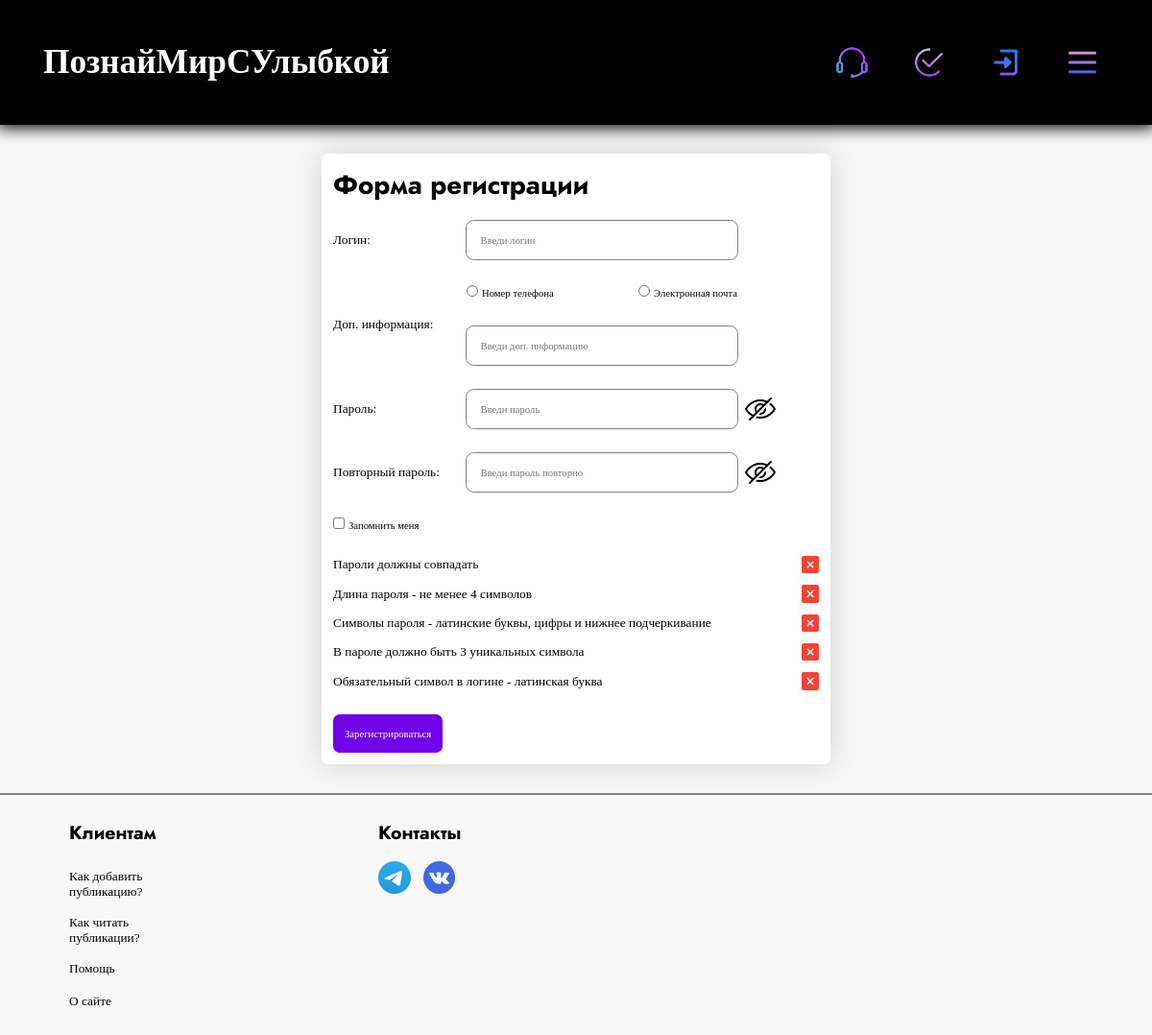
/reg, run on the app's committed database.
### tables this page shows
CREATE TABLE menu (
            text VARCHAR(80) NOT NULL,
            url VARCHAR(80) NOT NULL,
            img_url VARCHAR(80) NOT NULL,
            class VARCHAR(80) NOT NULL
            );

CREATE TABLE menu_password (
                text VARCHAR(140) NOT NULL
                );

### app.py (the view, shortened to what this page needs)
@app.route('/reg', methods=['POST', 'GET'])
def reg():
    if current_user.is_authenticated:
        return redirect(url_for('profile',
                                name=current_user.get_name()))
    def change_menu_pass():
        nonlocal check_verify_pass, menu_password
        for i in range(len(menu_password)):
            menu_password[i][1] = check_verify_pass[i]
    form = RegistrationForm()
    title = 'Авторизация пользователя'
    check_verify_pass = [True] * 5
    menu_password = db.get_menu_password()
    for i in range(len(menu_password)):
        print(menu_password, i)
        menu_password[i] = [menu_password[i], check_verify_pass[i]]
    return render_template('reg.html',
                           links_header=db.get_info_menu_right(current_user),
                           form=form,
                           title=title,
                           links_header_text=db.get_info_menu_left(),
                           menu_password=menu_password,
                           check_ver_pass=check_verify_pass)

### forms.py
class RegistrationForm(FlaskForm):
    list_info = ['Номер телефона', 'Электронная почта']
    name = StringField('name', validators=[DataRequired(), length(min=2, max=20)])
    info = StringField('info', validators=[DataRequired()])
    password1 = PasswordField('password1', validators=[DataRequired(), Length(min=4, max=30)])
    password2 = PasswordField('password2', validators=[DataRequired(), Length(min=4, max=30)])
    radio = RadioField('radio', choices=[(info, info) for info in list_info], validators=[DataRequired()])
    checkbox = CheckboxField('Label', choices=[(False, 'Запомнить меня')])
    date = dt.datetime.now()
    submit = SubmitField('Зарегистрироваться')

### database.py (called while the page is built)
    def get_info_menu_right(self, current_user):
        if current_user.is_authenticated:
            self.cursor.execute('SELECT * FROM menu_logged')
            res = self.cursor.fetchall()
            return res
        self.cursor.execute('SELECT * FROM menu')
        res = self.cursor.fetchall()
        return res

    def get_info_menu_left(self):
        self.cursor.execute('SELECT * FROM menu_text')
        res = self.cursor.fetchall()
        return res

    def get_menu_password(self):
        self.cursor.execute('SELECT * FROM menu_password')
        return self.cursor.fetchall()

### templates/reg.html (shortened to what this page needs)
{% extends 'index.html' %}
{% block content %}
<div class = 'div_for_form'>
  <form action = '/reg' method="post" class = 'form_reg'>
      <h2>
          Форма регистрации
      </h2>
      <div class = 'line_in_form with_hr'>
          <p> Логин: </p>
          {{form.name(placeholder = 'Введи логин', class = 'input_field name')}}
      </div>
      <div class = 'line_in_form with_hr'>
          <p> Доп. информация: </p>
          <div class = 'block_radio_reg'>
              <div class = 'radio_reg'>
                  {{form.radio()}}
              </div>
              {{form.info(placeholder = 'Введи доп. информацию', class = 'input_field info', type = 'tel', autocomplete = 'tel', inputmode="tel")}}
          </div>
      </div>
      <div class = 'line_in_form with_hr'>
          <p> Пароль: </p>
          <div class = 'input_field_password'>
              {{form.password1(placeholder = 'Введи пароль', class = 'input_field password')}}
              <img src = '{{url_for("static", filename="images/eye_close.png")}}' class = 'see_password'>
          </div>
      </div>
      <div class = 'line_in_form'>
          <p> Повторный пароль: </p>
          <div class = 'input_field_password_full'>
              <div class = 'input_field_password'>
                  {{form.password2(placeholder = 'Введи пароль повторно', class = 'input_field password')}}
                  <img src = '{{url_for("static", filename="images/eye_close.png")}}' class = 'see_password'>
              </div>
          </div>
      </div>
      {{form.checkbox(onclick = 'remember()', class = 'remember_checkbox')}}
      <ul class = 'menu_password_div'>
        {% for text in menu_password %}
        <li class = 'line_menu_password_div'>
          <p class = 'line_menu_password_text'> {{text[0].text}} </p>
          {% if not text[1] %}
          <img src = '{{url_for("static", filename="images/correct.png")}}' class = 'img_menu_password'>
          {% else %}
          <img src = '{{url_for("static", filename="images/wrong.png")}}' class = 'img_menu_password'>
          {% endif %}
        </li>
        {% endfor %}
      </ul>
      <div class = 'block_submit'>
          {{form.submit(class = 'submit hover_submit')}}
      </div>
  </form>
</div>
{% endblock %}

### templates/index.html (shortened to what this page needs)
<!DOCTYPE html>
<html lang="en">
<head>
    <link rel = 'stylesheet' href = '{{url_for("static", filename="css/style.css")}}'>
</head>
{% block body %}
<body style = 'background: #f8f8f8'>
  <div class = 'dark_screen'>
{% endblock %}
    <div class = 'header'>
        {% if current_user.is_authenticated %}
        <a href = '/profile/{{current_user.get_name()}}'>
        {% else %}
        <a href = '/'>
        {% endif %}
          <h1> ПознайМирСУлыбкой </h1>
        </a>
        {% block links_header %}
            {% for link in links_header %}
            <a class = 'block_link_header {{link["class"]}}' href = '{{link["url"]}}'>
                <img src = '{{link["img_url"]}}' class = 'img_link_header'>
            </a>
            {% endfor %}
        {% endblock %}
        <div class = 'menu_links_header_div'>
          <button class = 'menu_links_header_btn' onclick = 'open_menu_links_header()'>
            <img src = '{{url_for("static", filename="images/menu_iconic.png")}}' class = 'menu_links_header_img'>
          </button>
        </div>
    </div>
    {% block content %}{% endblock %}
    {% block footer %}
    <footer>
      <div class = 'content_footer'>
        <div class = 'clients_div'>
          <h3 style = 'margin-left: 8px'> Клиентам </h3>
          <div class = 'links_clients_div'>
            <div class = 'footer_link_div'>
              <button class = 'footer_help_btn'>
                <p style = 'word-break: break-word; text-align: left'> Как добавить публикацию? </p>
              </button>
            </div>
            <div class = 'footer_link_div'>
              <button class = 'footer_help_btn'>
                <p style = 'word-break: break-word; text-align: left'> Как читать публикации? </p>
              </button>
            </div>
            <div class = 'footer_link_div'>
              <a href = '/support' class = 'footer_link'>
                <p style = 'word-break: break-word; text-align: left'> Помощь </p>
              </a>
            </div>
            <div class = 'footer_link_div'>
              <button class = 'footer_help_btn'>
                <p style = 'word-break: break-word; text-align: left'> О сайте </p>
              </button>
            </div>
          </div>
        </div>
        <div class = 'connect_div'>
          <h3> Контакты </h3>
          <div class = 'iconic_div_footer'>
            <a href = 'https://t.me/rayson0_0' class = 'iconic_footer_a'>
              <img src = '{{url_for("static", filename="images/iconic/telegram.png")}}' class = 'iconic_img_footer'>
            </a>
            <a href = 'https://vk.com/id818581144' class = 'iconic_footer_a' style = 'margin-left: 1em'>
              <img src = '{{url_for("static", filename="images/iconic/vk.png")}}' class = 'iconic_img_footer'>
            </a>
          </div>
        </div>
      </div>
    </footer>
    {% endblock %}
  </div>
</body>
</html>

### data on the page
menu: img_url (picture)
menu: img_url (picture)
menu: img_url (picture)
menu_password: text "Пароли должны совпадать"
menu_password: text "Длина пароля - не менее 4 символов"
menu_password: text "Символы пароля - латинские буквы, цифры и нижнее подчеркивание"
menu_password: text "В пароле должно быть 3 уникальных символа"
menu_password: text "Обязательный символ в логине - латинская буква"
